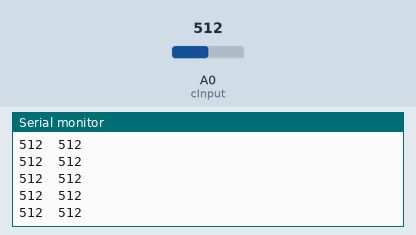
Bench run of a sketch on a simulated ESP8266 (NodeMCU). On the bench: the last lines printed to the serial monitor. Inputs (shaded band) come from the test bench; at power-on: A0 (cInput) = 512.

Above: at 1.2 s.
1.3 s: A0 (cInput) set to 716
At 1.31 s:
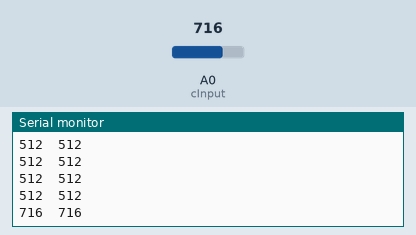
2.8 s: A0 (cInput) set to 900
At 2.81 s:
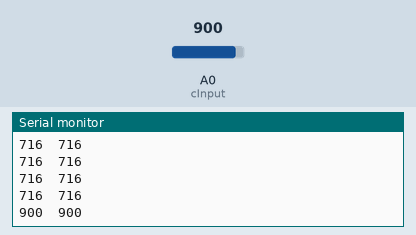
Timing chart, 0 to 5.8 s (numbered marks = the images above; inputs shaded):
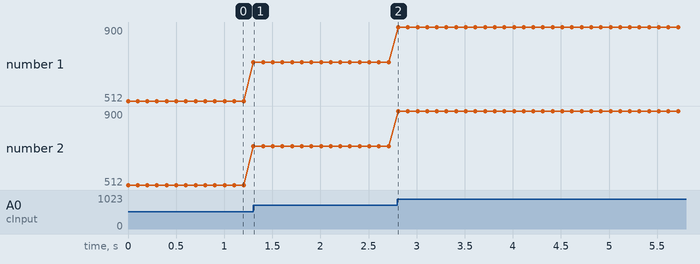

The sketch:

checkMux.ino
```cpp
#define cInput A0
#define cSelectPin D6
int inputValue;

void setup()  {
  Serial.begin(9600);
  pinMode(cSelectPin, OUTPUT);
}

void loop()
{
  digitalWrite(cSelectPin, LOW);
  inputValue = analogRead(cInput);
  Serial.print(String(inputValue) + "\t");


  digitalWrite(cSelectPin, HIGH);
  inputValue = analogRead(cInput);
  Serial.print(String(inputValue) + "\t");

  Serial.println();

  delay(100);
}
```

Measured:
- after the input at 1.3 s, the serial monitor: prints a new line at once (image 1)
- after the input at 2.8 s, the serial monitor: prints a new line at once (image 2)
- plotted number 1: 512 → 716 after the input at 1.3 s, 716 → 900 after the input at 2.8 s
- plotted number 2: 512 → 716 after the input at 1.3 s, 716 → 900 after the input at 2.8 s
